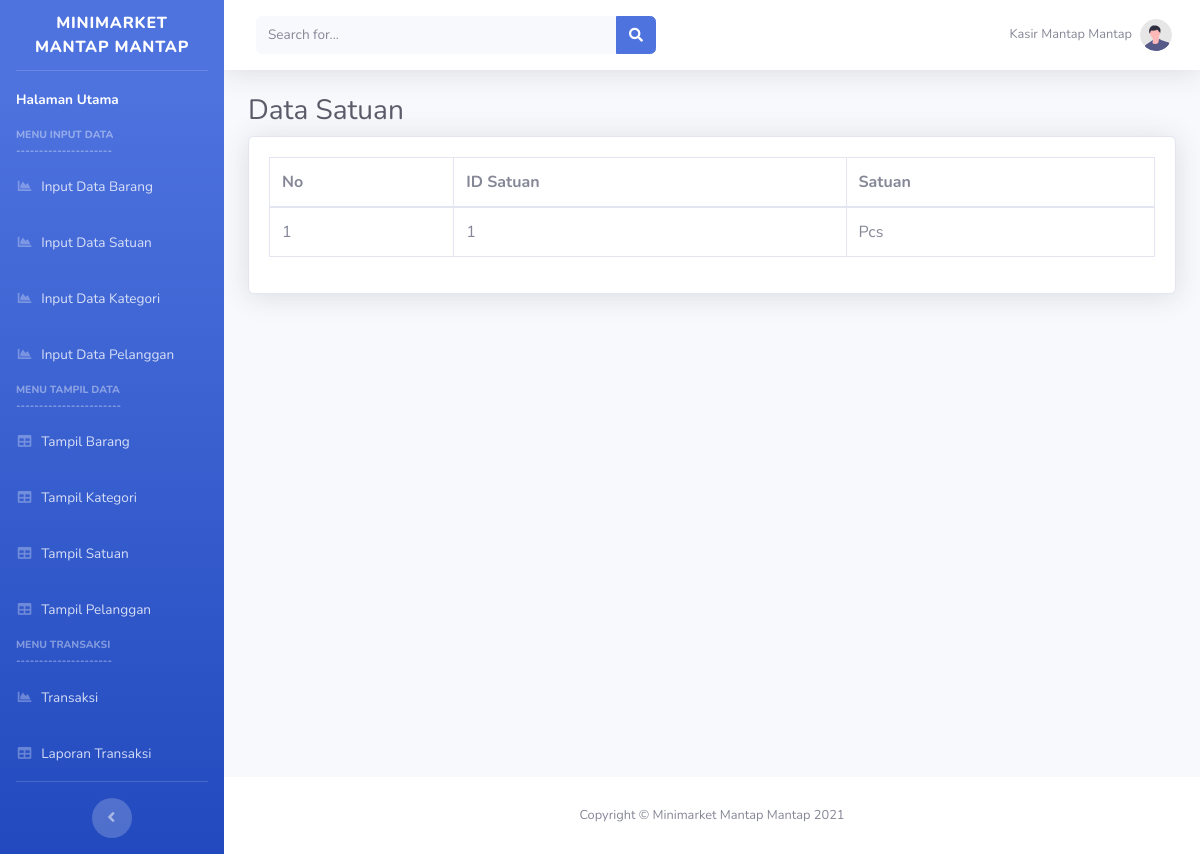
Page /tampil_satuan.php on the earlier database version.
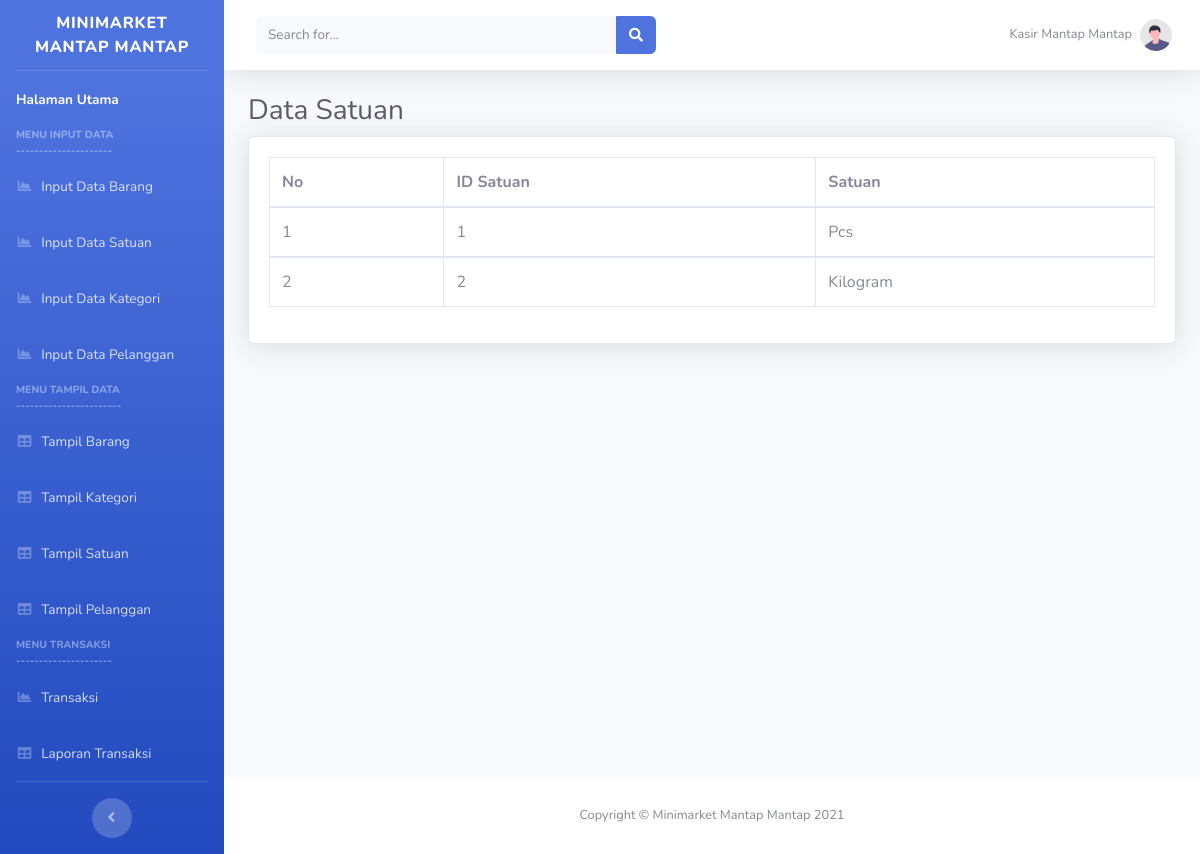
Same page on the later database version.
### tables this page shows
CREATE TABLE `satuan` (
  `id_satuan` int(11) NOT NULL AUTO_INCREMENT,
  `nama_satuan` varchar(100) DEFAULT NULL,
  PRIMARY KEY (`id_satuan`)
);

### tampil_satuan.php (the view, shortened to what this page needs)
<?php
        include_once("database/connection.php");?>
<!DOCTYPE html>
<html lang="en">
<head>
    <link href="vendor/bootstrap/css/bootstrap.min.css" rel="stylesheet">
    <link href="vendor/fontawesome-free/css/all.min.css" rel="stylesheet" type="text/css">
    <link href="css/sb-admin-2.min.css" rel="stylesheet">
</head>
<body id="page-top">
    <div id="wrapper">
        <?php
         require('sidebar.php');
         require('topbar.php');
        ?>
      <div class="container-fluid">
        <h1 class="h3 mb-2 text-gray-800">Data Satuan</h1>
        <div class="card shadow mb-4">
            <div class="card-body">
                <div class="table-responsive">
                    <table class="table table-bordered" id="dataTable" width="100%" cellspacing="0">
                        <thead>
                            <tr>
                            <th>No</th>
                                <th>ID Satuan</th>
                                <th>Satuan</th>
                            </tr>
                        </thead>
                        <?php
                            $no = 1;
                            $data_kategori = mysqli_query($connect, "SELECT * FROM satuan");
                            while ($d = mysqli_fetch_assoc($data_kategori)) {
                        ?>
                        <tbody>
                            <tr>
                            <td><?php echo $no++;?></td>
                            <td><?php echo $d['id_satuan']; ?></td>
                            <td><?php echo $d['nama_satuan']; ?></td>
                            </tr>
                        </tbody>
                        <?php }; ?>
                    </table>
                </div>
            </div>
        </div>
    </div>
</div>
             <footer class="sticky-footer bg-white">
                <div class="container my-auto">
                    <div class="copyright text-center my-auto">
                        <span>Copyright &copy; Minimarket Mantap Mantap 2021</span>
                    </div>
                </div>
            </footer>
        </div>
    </div>
</body>
</html>

Differences in the rows shown:
added satuan: id_satuan "2", nama_satuan "Kilogram"
